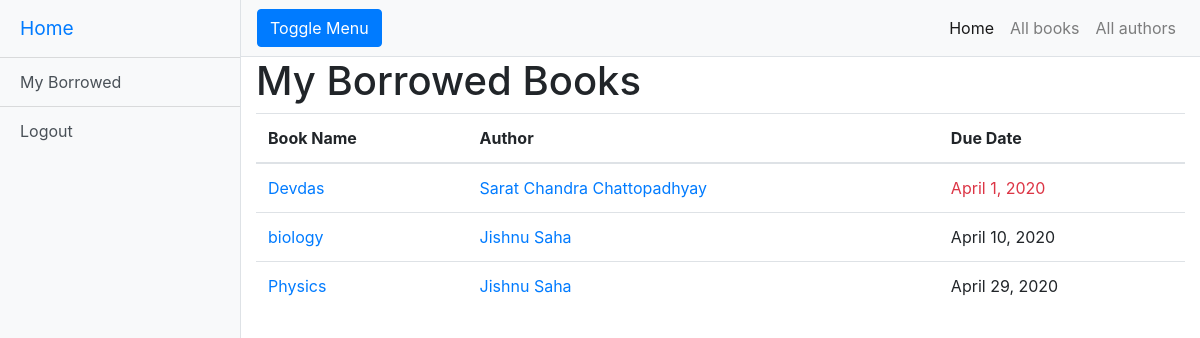
Screenshot of /catalog/my-books/ (signed in) with the database file from the repository.
### catalog/models.py (models this page shows, shortened)
class BookInstance(models.Model):
    id = models.UUIDField(primary_key=True, default=uuid.uuid4, help_text='Unique ID for this particular book across whole library')
    book = models.ForeignKey('Book', on_delete=models.CASCADE, null=True)
    imprint = models.CharField(max_length=200)
    due_back = models.DateField(null=True, blank=True)
    borrower = models.ForeignKey(User, on_delete=models.SET_NULL, null=True, blank=True)
    LOAN_STATUS = (
        ('m', 'Maintenance'),
        ('o', 'On loan'),
        ('a', 'Available'),
        ('r', 'Reserved'),
    )
    status = models.CharField(
        max_length=1,
        choices=LOAN_STATUS,
        blank=True,
        default='a',
        help_text='Book availability',
    )
    @property
    def is_overdue(self):
        if self.due_back and date.today() > self.due_back:
            return True
        return False
    class Meta:
        ordering = ['due_back']
        permissions = (("can_mark_returned", "Set book as returned"),)

class Book(models.Model):
    title = models.CharField(max_length=200)
    author = models.ForeignKey('Author', on_delete=models.SET_NULL, null=True)
    summary = models.TextField(max_length=1000, help_text='Enter a brief description of the book')
    isbn = models.CharField('ISBN', max_length=13,
                            help_text='13 Character <a href="https://www.isbn-international.org/content/what-isbn">ISBN number</a>')
    genre = models.ManyToManyField(Genre, help_text='Select a genre for this book')

class Author(models.Model):
    first_name = models.CharField(max_length=100)
    last_name = models.CharField(max_length=100)
    date_of_birth = models.DateField(null=True, blank=True, help_text='Date format should be YYYY-MM-DD')
    date_of_death = models.DateField('Died', null=True, blank=True, help_text='Date format should be YYYY-MM-DD')
    class Meta:
        ordering = ['last_name', 'first_name']

### catalog/views.py (the view)
# urls.py: path('my-books/', views.LoanedBooksByUserListView.as_view(), name='my-borrowed'),
class LoanedBooksByUserListView(LoginRequiredMixin, generic.ListView):
    model = BookInstance
    template_name = 'catalog/bookinstance_list_borrowed_user.html'
    paginate_by = 10
    def get_queryset(self):
        return BookInstance.objects.filter(borrower=self.request.user).filter(status__exact='o').order_by('due_back')

### catalog/templates/catalog/bookinstance_list_borrowed_user.html
{% extends "base_generic.html" %}
{% block content %}
    <h1>My Borrowed Books</h1>
    {% if bookinstance_list %}
        <table class="table">
          <thead>
            <tr>
              <th scope="col">Book Name</th>
              <th scope="col">Author</th>
              <th scope="col">Due Date</th>
            </tr>
          </thead>
          <tbody>
          {% for bookinst in bookinstance_list %}
            <tr>
              <td>
                  <a href="{% url 'book-detail' bookinst.book.pk %}">{{bookinst.book.title}}</a>
              </td>
              <td>
                  <a href="{% url 'author-detail' pk=bookinst.book.author_id %} ">{{ bookinst.book.author.first_name }} {{ bookinst.book.author.last_name }} </a>
              </td>
              <td>
                  <div class="{% if bookinst.is_overdue %}text-danger{% endif %}">
                      {{ bookinst.due_back }}
                  </div>
              </td>
            </tr>
          {% endfor %}
          </tbody>
        </table>
    {% else %}
      <p>There are no books borrowed.</p>
    {% endif %}
{% endblock %}

### static/css/simple-sidebar.css (style rules this page uses)
body { overflow-x: hidden; }

### rows the page displays
BookInstance: book "Devdas", book.author.first_name "Sarat Chandra", book.author.last_name "Chattopadhyay", due_back "April 1, 2020"
BookInstance: book "biology", book.author.first_name "Jishnu", book.author.last_name "Saha", due_back "April 10, 2020"
BookInstance: book "Physics", book.author.first_name "Jishnu", book.author.last_name "Saha", due_back "April 29, 2020"
